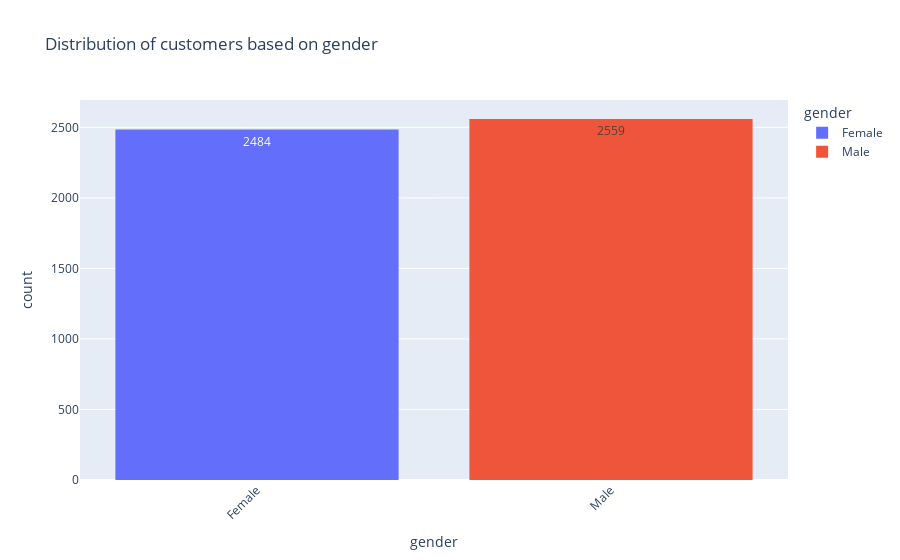
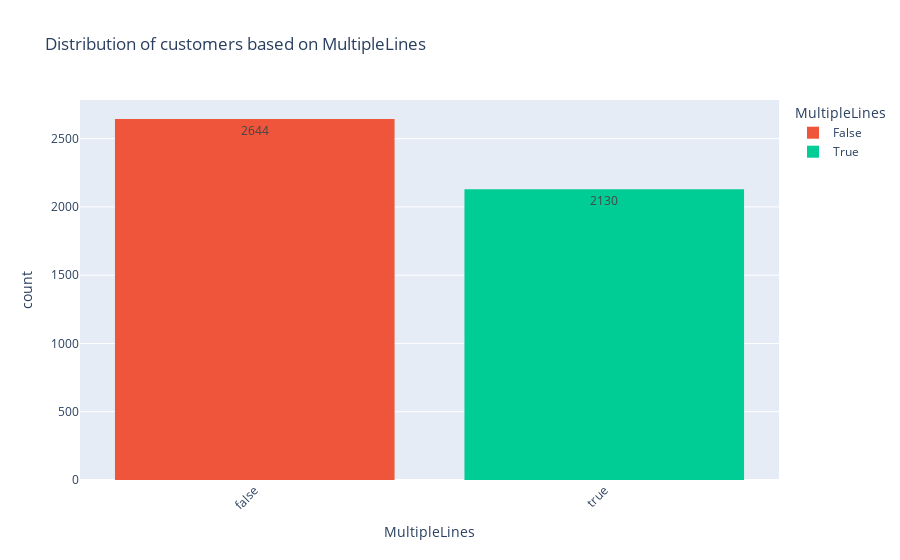
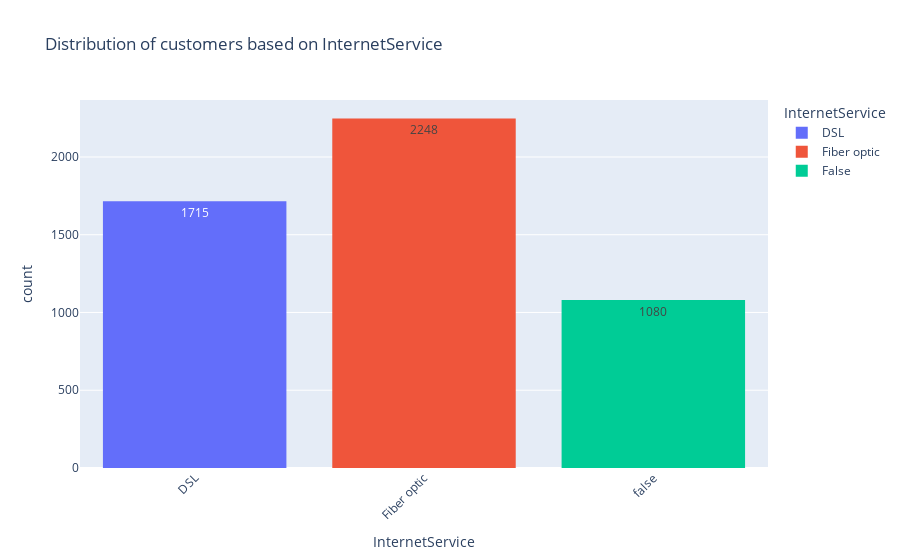
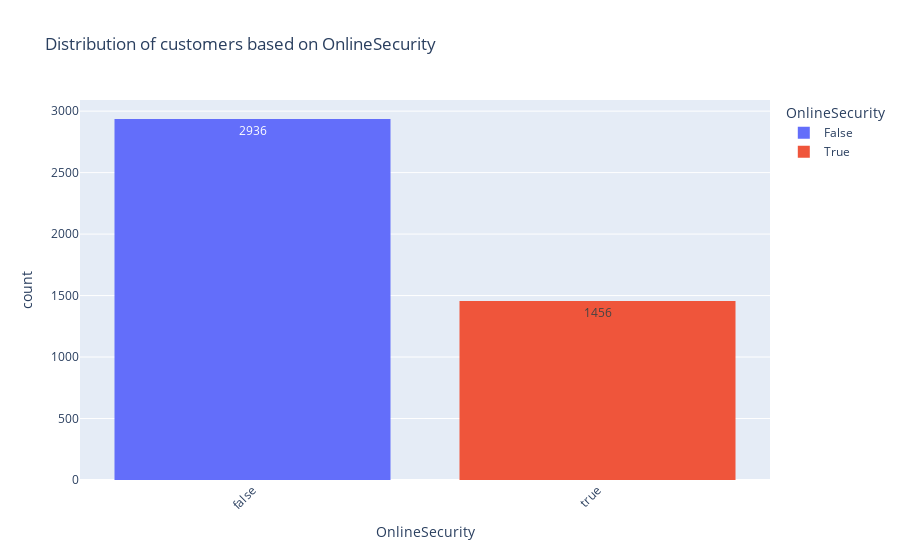

The notebook cell these images were saved under, in order:
### Code cell
# Visualize the distribution of categorical columns
categoricals = [column for column in com_df.columns if com_df[column].dtype == "O"]
for column in categoricals:
        if column not in ['customerID']:
                fig = px.histogram(com_df, x=com_df[column], text_auto=True,color=column,
                               title=f"Distribution of customers based on {column}")
                fig.update_layout(uniformtext_minsize=8, uniformtext_mode='hide', xaxis_tickangle=-45)
                fig.show()

### Figure 1 — Plotly figure (JSON) as saved in the notebook; plotly's stock layout.template omitted (floating-point values rounded to 4 significant figures; data arrays with more than 128 entries replaced by an {"elided": "..."} marker saying what was removed)
{"data": [{"alignmentgroup": "True", "bingroup": "x", "hovertemplate": "gender=%{x}<br>count=%{y}<extra></extra>", "legendgroup": "Female", "marker": {"color": "#636efa", "pattern": {"shape": ""}}, "name": "Female", "offsetgroup": "Female", "orientation": "v", "showlegend": true, "texttemplate": "%{value}", "type": "histogram", "x": {"elided": "2484 str values"}, "xaxis": "x", "yaxis": "y"}, {"alignmentgroup": "True", "bingroup": "x", "hovertemplate": "gender=%{x}<br>count=%{y}<extra></extra>", "legendgroup": "Male", "marker": {"color": "#EF553B", "pattern": {"shape": ""}}, "name": "Male", "offsetgroup": "Male", "orientation": "v", "showlegend": true, "texttemplate": "%{value}", "type": "histogram", "x": {"elided": "2559 str values"}, "xaxis": "x", "yaxis": "y"}], "layout": {"barmode": "relative", "legend": {"title": {"text": "gender"}, "tracegroupgap": 0}, "title": {"text": "Distribution of customers based on gender"}, "uniformtext": {"minsize": 8, "mode": "hide"}, "xaxis": {"anchor": "y", "categoryarray": ["Female", "Male"], "categoryorder": "array", "domain": [0, 1], "tickangle": -45, "title": {"text": "gender"}}, "yaxis": {"anchor": "x", "domain": [0, 1], "title": {"text": "count"}}}}

### Figure 2 — Plotly figure (JSON) as saved in the notebook; plotly's stock layout.template omitted (floating-point values rounded to 4 significant figures; data arrays with more than 128 entries replaced by an {"elided": "..."} marker saying what was removed)
{"data": [{"alignmentgroup": "True", "bingroup": "x", "hovertemplate": "MultipleLines=%{x}<br>count=%{y}<extra></extra>", "legendgroup": "False", "marker": {"color": "#EF553B", "pattern": {"shape": ""}}, "name": "False", "offsetgroup": "False", "orientation": "v", "showlegend": true, "texttemplate": "%{value}", "type": "histogram", "x": {"elided": "2644 bool values"}, "xaxis": "x", "yaxis": "y"}, {"alignmentgroup": "True", "bingroup": "x", "hovertemplate": "MultipleLines=%{x}<br>count=%{y}<extra></extra>", "legendgroup": "True", "marker": {"color": "#00cc96", "pattern": {"shape": ""}}, "name": "True", "offsetgroup": "True", "orientation": "v", "showlegend": true, "texttemplate": "%{value}", "type": "histogram", "x": {"elided": "2130 bool values"}, "xaxis": "x", "yaxis": "y"}], "layout": {"barmode": "relative", "legend": {"title": {"text": "MultipleLines"}, "tracegroupgap": 0}, "title": {"text": "Distribution of customers based on MultipleLines"}, "uniformtext": {"minsize": 8, "mode": "hide"}, "xaxis": {"anchor": "y", "categoryarray": [null, false, true], "categoryorder": "array", "domain": [0, 1], "tickangle": -45, "title": {"text": "MultipleLines"}}, "yaxis": {"anchor": "x", "domain": [0, 1], "title": {"text": "count"}}}}

### Figure 3 — Plotly figure (JSON) as saved in the notebook; plotly's stock layout.template omitted (floating-point values rounded to 4 significant figures; data arrays with more than 128 entries replaced by an {"elided": "..."} marker saying what was removed)
{"data": [{"alignmentgroup": "True", "bingroup": "x", "hovertemplate": "InternetService=%{x}<br>count=%{y}<extra></extra>", "legendgroup": "DSL", "marker": {"color": "#636efa", "pattern": {"shape": ""}}, "name": "DSL", "offsetgroup": "DSL", "orientation": "v", "showlegend": true, "texttemplate": "%{value}", "type": "histogram", "x": {"elided": "1715 str values"}, "xaxis": "x", "yaxis": "y"}, {"alignmentgroup": "True", "bingroup": "x", "hovertemplate": "InternetService=%{x}<br>count=%{y}<extra></extra>", "legendgroup": "Fiber optic", "marker": {"color": "#EF553B", "pattern": {"shape": ""}}, "name": "Fiber optic", "offsetgroup": "Fiber optic", "orientation": "v", "showlegend": true, "texttemplate": "%{value}", "type": "histogram", "x": {"elided": "2248 str values"}, "xaxis": "x", "yaxis": "y"}, {"alignmentgroup": "True", "bingroup": "x", "hovertemplate": "InternetService=%{x}<br>count=%{y}<extra></extra>", "legendgroup": "False", "marker": {"color": "#00cc96", "pattern": {"shape": ""}}, "name": "False", "offsetgroup": "False", "orientation": "v", "showlegend": true, "texttemplate": "%{value}", "type": "histogram", "x": {"elided": "1080 bool values"}, "xaxis": "x", "yaxis": "y"}], "layout": {"barmode": "relative", "legend": {"title": {"text": "InternetService"}, "tracegroupgap": 0}, "title": {"text": "Distribution of customers based on InternetService"}, "uniformtext": {"minsize": 8, "mode": "hide"}, "xaxis": {"anchor": "y", "categoryarray": ["DSL", "Fiber optic", false], "categoryorder": "array", "domain": [0, 1], "tickangle": -45, "title": {"text": "InternetService"}}, "yaxis": {"anchor": "x", "domain": [0, 1], "title": {"text": "count"}}}}

### Figure 4 — Plotly figure (JSON) as saved in the notebook; plotly's stock layout.template omitted (floating-point values rounded to 4 significant figures; data arrays with more than 128 entries replaced by an {"elided": "..."} marker saying what was removed)
{"data": [{"alignmentgroup": "True", "bingroup": "x", "hovertemplate": "OnlineSecurity=%{x}<br>count=%{y}<extra></extra>", "legendgroup": "False", "marker": {"color": "#636efa", "pattern": {"shape": ""}}, "name": "False", "offsetgroup": "False", "orientation": "v", "showlegend": true, "texttemplate": "%{value}", "type": "histogram", "x": {"elided": "2936 bool values"}, "xaxis": "x", "yaxis": "y"}, {"alignmentgroup": "True", "bingroup": "x", "hovertemplate": "OnlineSecurity=%{x}<br>count=%{y}<extra></extra>", "legendgroup": "True", "marker": {"color": "#EF553B", "pattern": {"shape": ""}}, "name": "True", "offsetgroup": "True", "orientation": "v", "showlegend": true, "texttemplate": "%{value}", "type": "histogram", "x": {"elided": "1456 bool values"}, "xaxis": "x", "yaxis": "y"}], "layout": {"barmode": "relative", "legend": {"title": {"text": "OnlineSecurity"}, "tracegroupgap": 0}, "title": {"text": "Distribution of customers based on OnlineSecurity"}, "uniformtext": {"minsize": 8, "mode": "hide"}, "xaxis": {"anchor": "y", "categoryarray": [false, true, null], "categoryorder": "array", "domain": [0, 1], "tickangle": -45, "title": {"text": "OnlineSecurity"}}, "yaxis": {"anchor": "x", "domain": [0, 1], "title": {"text": "count"}}}}
